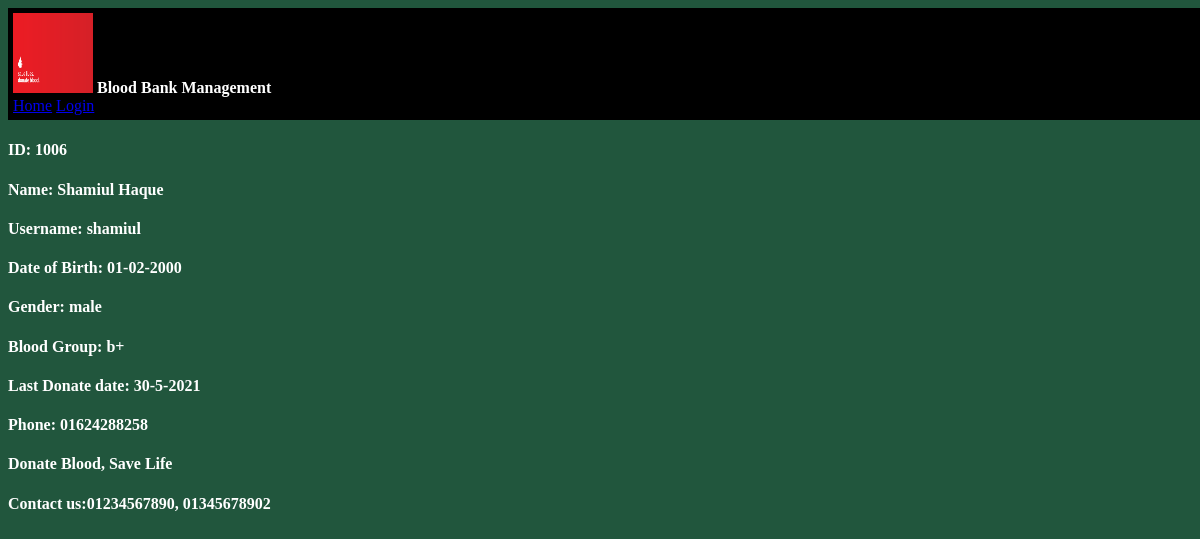
/23456/DonorUserInformation.php (signed in), run on the app's committed database.
### tables this page shows
CREATE TABLE `doner` (
  `id` int(11) NOT NULL,
  `name` varchar(15) NOT NULL,
  `username` varchar(20) NOT NULL,
  `dob` varchar(20) NOT NULL,
  `gender` varchar(20) NOT NULL,
  `bloodgroup` varchar(8) NOT NULL,
  `donate` varchar(20) NOT NULL,
  `phone` varchar(15) NOT NULL,
  `password` varchar(10) NOT NULL
);

### 23456/db/db_config.php (called while the page is built, shortened)
<?php
	$db_server="localhost";
	$db_uname="root";
	$db_pass="";
	$db_name="my2p";
	function get($query){
		global $db_server,$db_uname,$db_pass,$db_name;
		$conn = mysqli_connect($db_server,$db_uname,$db_pass,$db_name);
		$data = array();
		if($conn){
			$result = mysqli_query($conn,$query);
			while($row = mysqli_fetch_assoc($result)){
				$data[] = $row;
			}
		}
		return $data;
	}
?>

### 23456/controllers/DonorController.php (called while the page is built, shortened)
<?php
	include 'db/db_config.php';
function GetDonor($username){
	$query="select * from doner where username='$username'";
	$rs=get($query);
	if(count($rs)>0){
	return $rs[0];
	}
}
?>

### 23456/DonorUserInformation.php (the view, shortened to what this page needs)
<?php
     include 'main_header.php';
$donor="";
if (isset($_SESSION['username'])){
include 'controllers/Donorcontroller.php';
$donor=GetDonor($_SESSION['username']);
	}
	else
	{
		header("Location: login.php");
	}
?>
<html>
<head></head>
<body>
     <div class="form-group">
<h4 class="text">ID: <?php echo $donor["id"]?></h4>
<h4 class="text">Name: <?php echo $donor["name"]?></h4>
<h4 class="text">Username: <?php echo $donor["username"]?></h4>
<h4 class="text">Date of Birth: <?php echo $donor["dob"]?></h4>
<h4 class="text">Gender: <?php echo $donor["gender"]?></h4>
<h4 class="text">Blood Group: <?php echo $donor["bloodgroup"]?></h4>
<h4 class="text">Last Donate date: <?php echo $donor["donate"]?></h4>
<h4 class="text">Phone: <?php echo $donor["phone"]?></h4>
</div>
</body>
</html>
<?php include 'main_footer.php';?>

### 23456/css/mystyle.css (style rules this page uses)
body { background-color: 21563d; color: white; font-family: consolas; }

### data on the page
doner: id "1006", name "Shamiul Haque", username "shamiul", dob "01-02-2000", gender "male", bloodgroup "b+", donate "30-5-2021", phone "01624288258"
